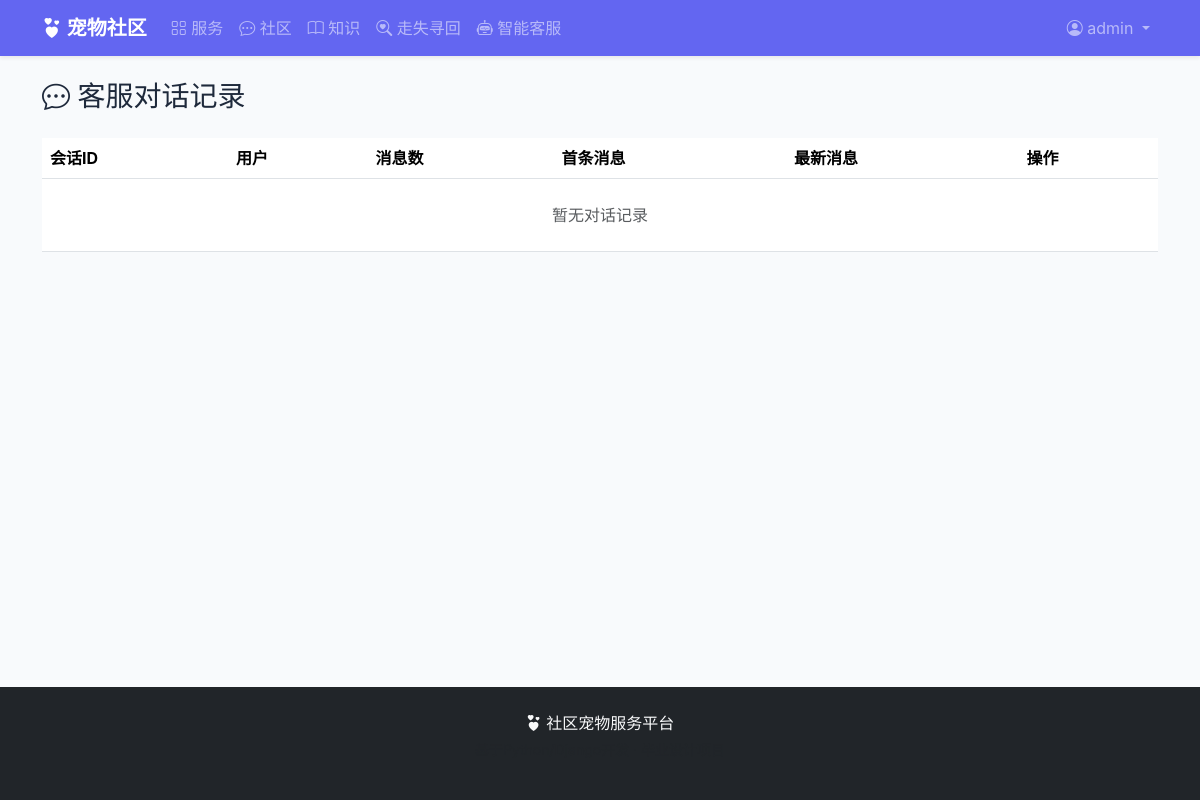
The app's page /chatbot/admin/chats/ (signed in), older data.
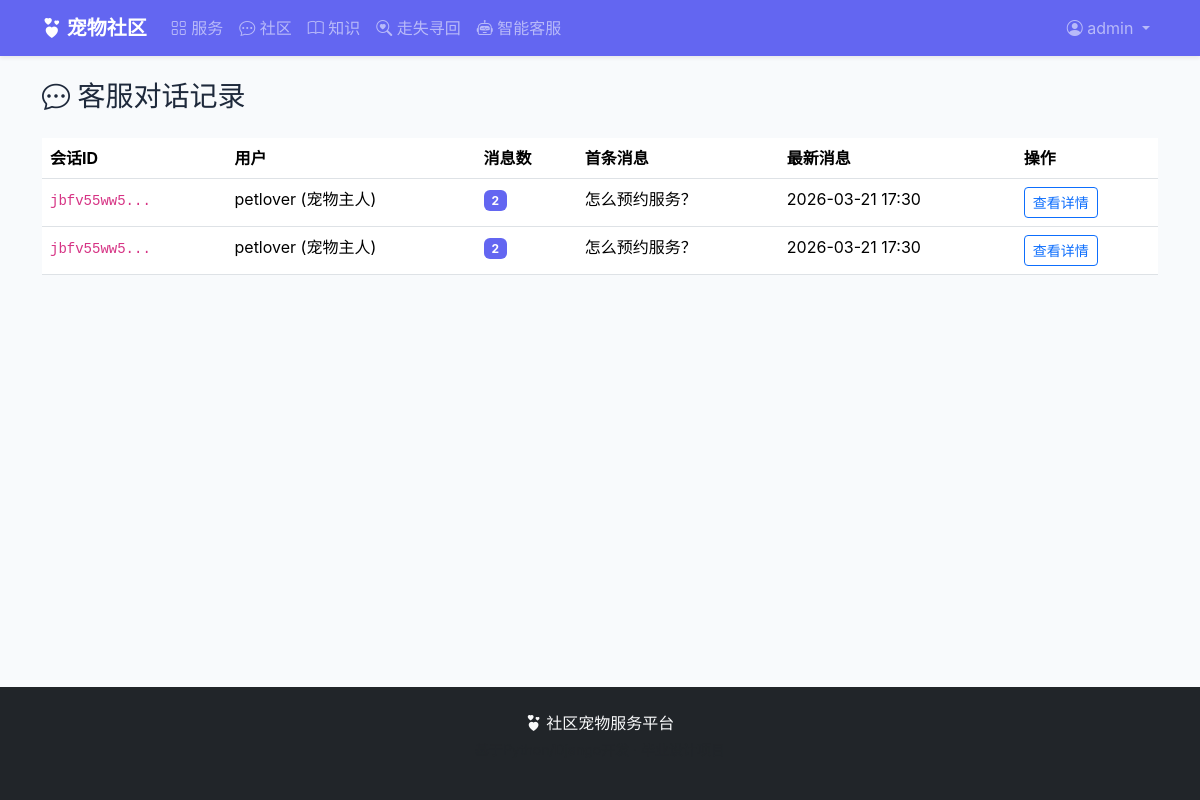
The same page, newer data.
### chatbot/models.py (models this page shows, shortened)
class ChatMessage(models.Model):
    ROLE_CHOICES = (
        ('user', '用户'),
        ('bot', '机器人'),
        ('agent', '人工客服'),
    )
    session_key = models.CharField('会话标识', max_length=64, db_index=True)
    user = models.ForeignKey(settings.AUTH_USER_MODEL, on_delete=models.CASCADE,
                             null=True, blank=True, related_name='chat_messages', verbose_name='用户')
    role = models.CharField('角色', max_length=10, choices=ROLE_CHOICES)
    content = models.TextField('内容')
    created_at = models.DateTimeField('发送时间', auto_now_add=True)
    class Meta:
        verbose_name = '对话记录'
        verbose_name_plural = '对话记录'
        ordering = ['created_at']

### accounts/models.py (models this page shows, shortened)
class User(AbstractUser):
    ROLE_CHOICES = (
        ('owner', '宠物主人'),
        ('provider', '服务商家'),
        ('admin', '系统管理员'),
    )
    role = models.CharField('角色', max_length=10, choices=ROLE_CHOICES, default='owner')
    phone = models.CharField('手机号', max_length=11, blank=True)
    avatar = models.ImageField('头像', upload_to='avatars/', blank=True)
    address = models.CharField('地址', max_length=200, blank=True)
    bio = models.TextField('个人简介', max_length=500, blank=True)
    created_at = models.DateTimeField('注册时间', auto_now_add=True)
    class Meta:
        verbose_name = '用户'
        verbose_name_plural = '用户'
    def __str__(self):
        return f'{self.username} ({self.get_role_display()})'
    @property
    def is_provider(self):
        return self.role == 'provider'
    @property
    def is_admin_role(self):
        return self.role == 'admin'

### chatbot/views.py (the view)
# urls.py: path('admin/chats/', views.admin_chat_list, name='admin_chats'),
@login_required
def admin_chat_list(request):
    if not request.user.is_admin_role:
        messages.error(request, '仅管理员可访问')
        return redirect('index')
    sessions = ChatMessage.objects.values('session_key').distinct()
    session_data = []
    for s in sessions:
        sk = s['session_key']
        first_msg = ChatMessage.objects.filter(session_key=sk).order_by('created_at').first()
        last_msg = ChatMessage.objects.filter(session_key=sk).order_by('-created_at').first()
        count = ChatMessage.objects.filter(session_key=sk).count()
        session_data.append({
            'session_key': sk,
            'first_msg': first_msg,
            'last_msg': last_msg,
            'count': count,
            'user': first_msg.user if first_msg else None,
        })
    return render(request, 'chatbot/admin_chat_list.html', {'sessions': session_data})

### templates/chatbot/admin_chat_list.html (shortened to what this page needs)
{% extends 'base.html' %}
{% block content %}
<h3 class="mb-4"><i class="bi bi-chat-dots"></i> 客服对话记录</h3>
<div class="table-responsive">
    <table class="table table-hover">
        <thead>
            <tr>
                <th>会话ID</th>
                <th>用户</th>
                <th>消息数</th>
                <th>首条消息</th>
                <th>最新消息</th>
                <th>操作</th>
            </tr>
        </thead>
        <tbody>
            {% for s in sessions %}
            <tr>
                <td><code>{{ s.session_key|truncatechars:12 }}</code></td>
                <td>{{ s.user|default:"匿名" }}</td>
                <td><span class="badge bg-primary">{{ s.count }}</span></td>
                <td>{{ s.first_msg.content|truncatechars:30 }}</td>
                <td>{{ s.last_msg.created_at|date:"Y-m-d H:i" }}</td>
                <td>
                    <a href="{% url 'chatbot:admin_chat_detail' session_key=s.session_key %}" class="btn btn-sm btn-outline-primary">查看详情</a>
                </td>
            </tr>
            {% empty %}
            <tr><td colspan="6" class="text-center text-muted py-4">暂无对话记录</td></tr>
            {% endfor %}
        </tbody>
    </table>
</div>
{% endblock %}

Row changes from the older to the newer data that the page shows:
added ChatMessage: session_key "jbfv55ww5...", user "petlover (宠物主人)", count "2", first_msg.content "怎么预约服务？", last_msg.created_at "2026-03-21 17:30"
Text that changed along with them:
text no longer shown: "暂无对话记录"
